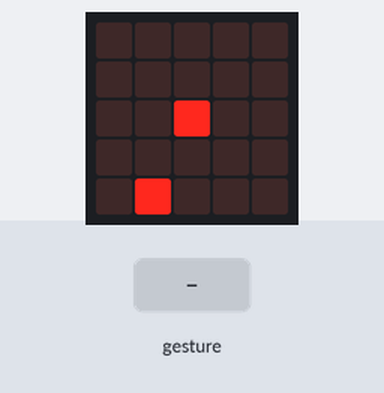
The program below on a simulated BBC micro:bit (MakeCode). On the bench: the board's 5×5 LED display. Inputs (shaded band) come from the test bench. Random numbers come from a fixed seed; a tilt is held for 1.5 s and a shake lasts 1 s, then the board lies face up again.

Above: at 1.2 s.
1.3 s: gesture 'logo up'
At 1.7 s:
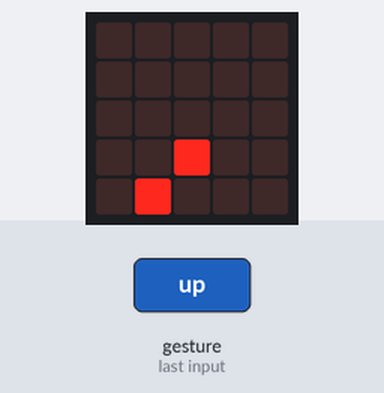
2.9 s: gesture 'tilt left'
At 4.1 s:
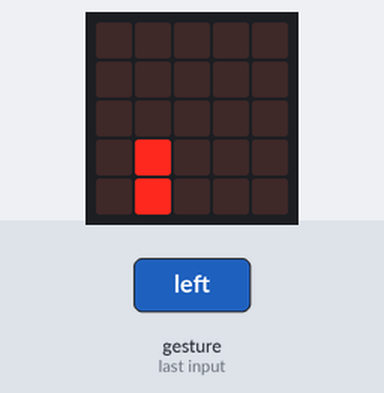
4.4 s: gesture 'logo down'
At 5.3 s:
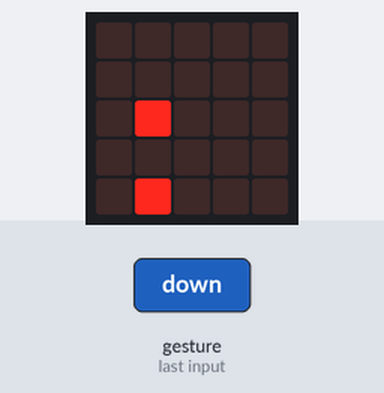
6.0 s: gesture 'tilt left'
At 6.4 s:
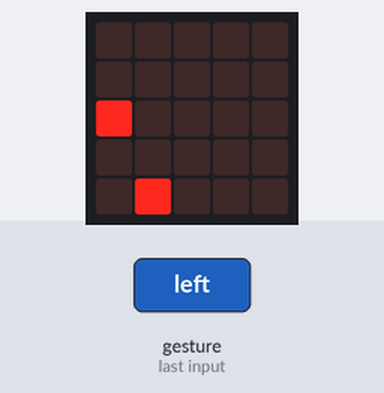
7.5 s: gesture 'logo up'
At 8.8 s:
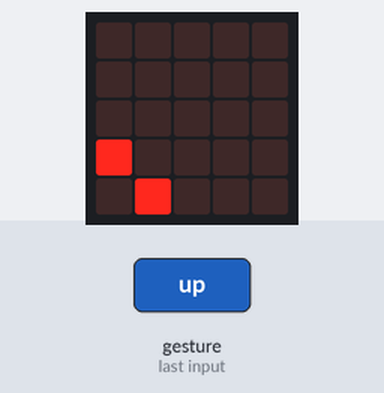
9.1 s: gesture 'tilt right'
At 10.0 s:
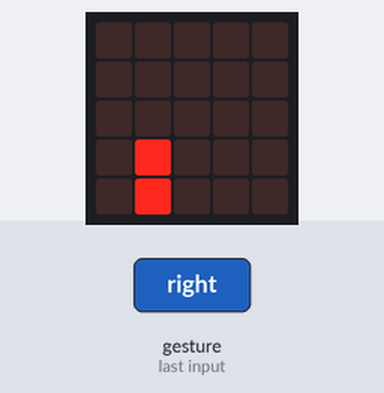
Timing chart, 0 to 11.6 s (numbered marks = the images above; inputs shaded):
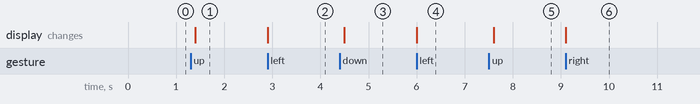

The program:

main.ts
```typescript
input.onGesture(Gesture.LogoUp, function () {
    蛇.change(LedSpriteProperty.Y, 1)
})
input.onGesture(Gesture.LogoDown, function () {
    蛇.change(LedSpriteProperty.Y, -1)
})
input.onGesture(Gesture.TiltLeft, function () {
    蛇.change(LedSpriteProperty.X, -1)
})
input.onGesture(Gesture.TiltRight, function () {
    蛇.change(LedSpriteProperty.X, 1)
})
let 蛇: game.LedSprite = null
蛇 = game.createSprite(2, 2)
let 點心 = game.createSprite(randint(0, 4), randint(0, 4))
basic.forever(function () {
    if (蛇.isTouching(點心)) {
        game.addScore(1)
        點心.delete()
        basic.pause(100)
        點心 = game.createSprite(randint(0, 4), randint(0, 4))
    }
    if (game.score() == 10) {
        game.gameOver()
        music.playMelody("C D E F G A B C5 ", 500)
    }
})
```

test.ts
```typescript
// 在這裡測試；當此封包作為擴充功能時，將不會編譯此內容。
```

Measured:
- after the input at 1.3 s, the display: changes after 0.10 s (image 1)
- after the input at 2.9 s, the display: changes at once (image 2)
- after the input at 4.4 s, the display: changes after 0.10 s (image 3)
- after the input at 6.0 s, the display: changes at once (image 4)
- after the input at 7.5 s, the display: changes after 0.10 s (image 5)
- after the input at 9.1 s, the display: changes at once (image 6)
